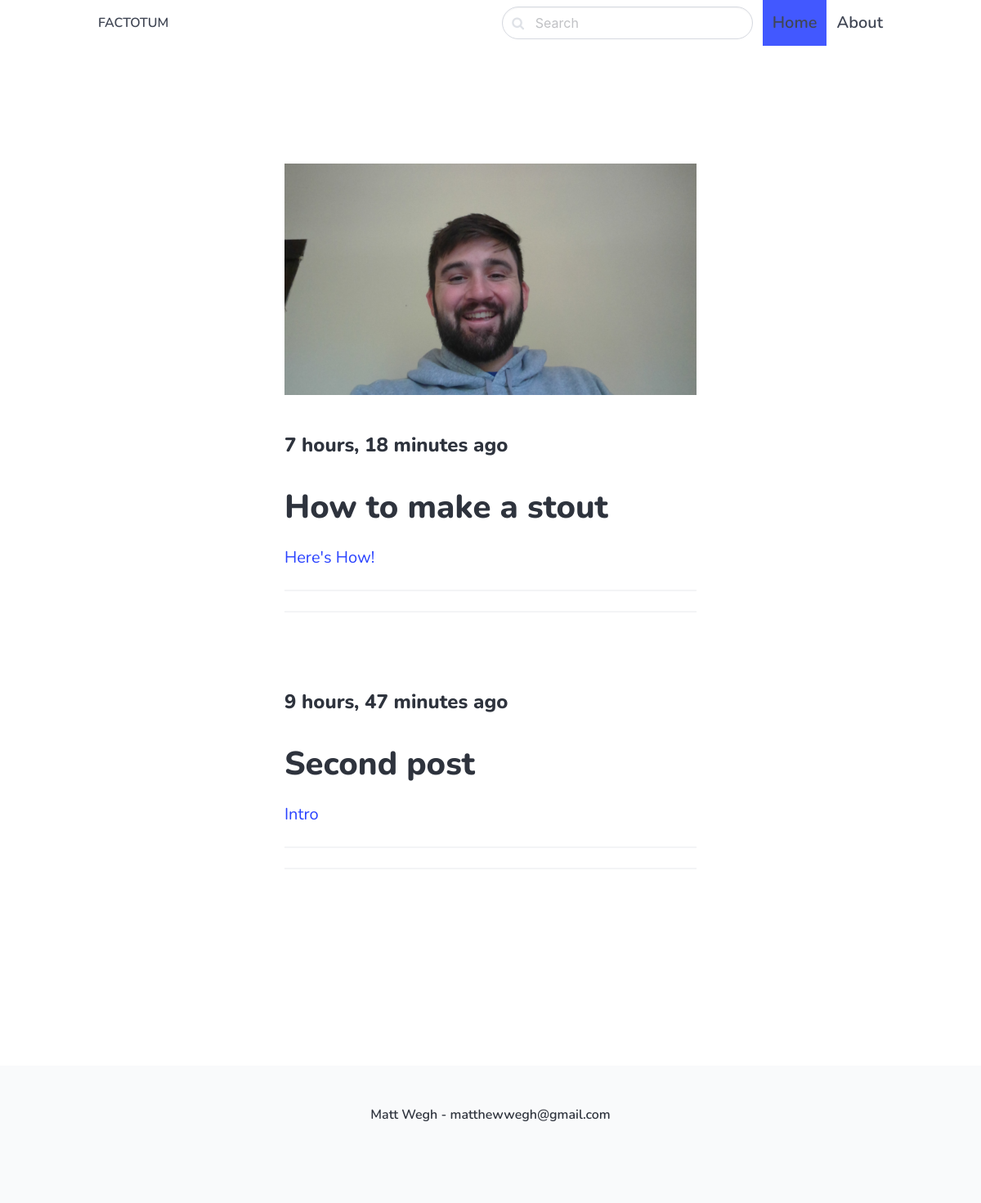
/, run on an earlier commit of the app's database.
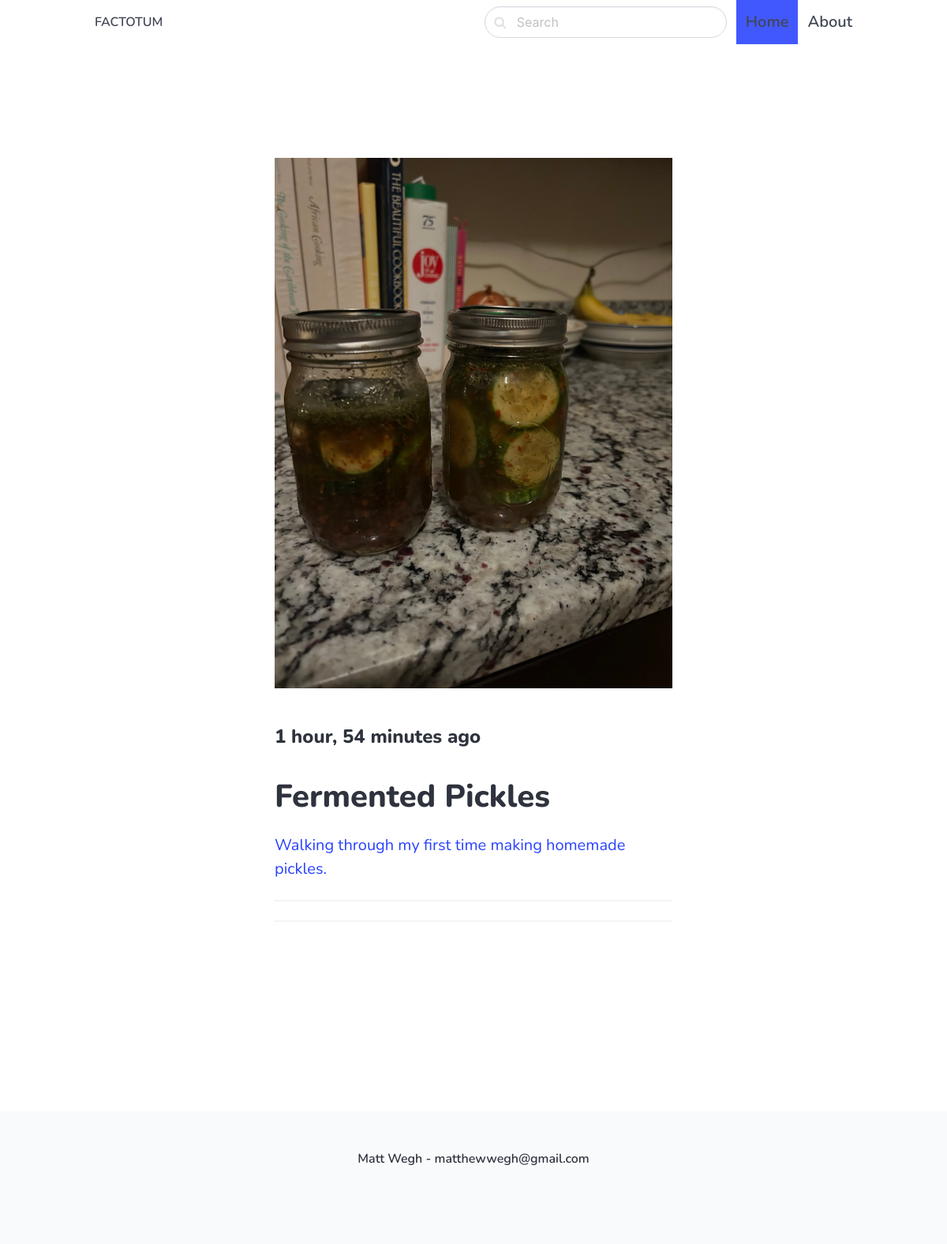
And on a later commit of the database.
### post/models.py (models this page shows, shortened)
class Post(models.Model):
    ACTIVE = 'active'
    DRAFT = 'draft'
    CHOICES_STATUS = (
        (ACTIVE, 'Active'),
        (DRAFT, 'Draft')
    )
    category = models.ForeignKey(Category, related_name='posts', on_delete=models.CASCADE)
    title = models.CharField(max_length=255)
    slug = models.SlugField()
    intro = models.TextField()
    body = models.TextField()
    created_at = models.DateTimeField(auto_now_add=True)
    status = models.CharField(max_length=10, choices=CHOICES_STATUS, default=ACTIVE)
    image = models.ImageField(upload_to='uploads/', blank=True, null=True)
    class Meta:
        ordering = ('-created_at',)

### core/views.py (the view)
# urls.py: path('', frontpage, name='frontpage'),
def frontpage(request):
    posts = Post.objects.filter(status=Post.ACTIVE)
    return render(request, 'core/frontpage.html', {'posts': posts})

### core/templates/core/frontpage.html (shortened to what this page needs)
{% extends 'core/base.html' %}
{% block content %}
<section class="hero ">
    <div class="hero-body">
      <div class="container">
        <section class="section">
            <div class="columns">
                <div class="column is-8 is-offset-2">
                    {% for post in posts %}
                        <div class="content is-medium">
                            <a href="{% url 'post_detail' post.category.slug post.slug %}">
                                {% if post.image %}
                                <figure class="image mb-6">
                                    <img src="{{ post.image.url }}">
                                </figure>
                                {% endif %}
                                <h2 class="subtitle is-4">{{ post.created_at|timesince}} ago</h2>
                                 <h1 class="title">
                                    {{ post.title }}
                                 </h1>
                                <p>
                                    {{ post.intro }}
                                </p>
                            </a>
                        </div>
                        <hr><hr>
                        <br><br><br>
                        {% endfor %}
                </div>
            </div>
        </div>
    </div>
</section>
{% endblock %}

### core/templates/core/base.html (shortened to what this page needs)
<!DOCTYPE html>
<html>
    <head>
        <link rel="stylesheet" href="https://unpkg.com/bulma@1.0.2/css/bulma.min.css" />
        <link href="https://stackpath.bootstrapcdn.com/font-awesome/4.7.0/css/font-awesome.min.css" rel="stylesheet"
>
    </head>
    <body>
        <nav class="navbar">
            <div class="container">
              <div class="navbar-brand">
                <a class="navbar-item" href="/">
                    <strong>FACTOTUM</strong>
                </a>
              </div>
              <div id="navbarMenu" class="navbar-menu">
                <div class="navbar-end">
                  <div class=" navbar-item">
                    <form method="get" action="{% url 'search' %}">
                        <div class="control has-icons-left">
                        <input class="input is-rounded" name="query" type="text" placeholder="Search">
                        <span class="icon is-left">
                        </span>
                        </div>
                    </form>
                  </div>
                  <a href="/"class="navbar-item is-active is-size-5 has-text-weight-semibold">
                    Home
                  </a>
                  <a href="{% url 'about' %}" class="navbar-item is-size-5 has-text-weight-semibold">
                    About
                  </a>
                </div>
              </div>
            </div>
          </nav>
          <section class="section">
            <div class="container">
        {% block content %}
        {% endblock %}
            </div>
     </section>
     <footer class="footer">
        <div class="content has-text-centered">
            <strong> Matt Wegh - matthewwegh@gmail.com </strong>
        </div>
    </body>
</html>

### core/templates/core/base.html (style rules this page uses)
body { font-family: 'Nunito', 'Times New Roman', Times, serif; }
nav.navbar { height: 6rem !important; box-shadow: 0 1px 3px 0 rgba(0, 0, 0, .1), 0 1px 2px 0 rgba(0, 0, 0, .06) !important; }

What changed in the data, as far as the page shows it:
removed Post: image (picture), created_at "7 hours, 18 minutes", title "How to make a stout", intro "Here's How!"
removed Post: created_at "9 hours, 47 minutes", title "Second post", intro "Intro"
added Post: image (picture), created_at "1 hour, 54 minutes", title "Fermented Pickles", intro "Walking through my first time making homemade pickles."
